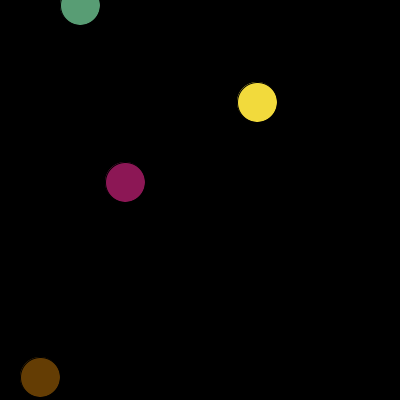
Frame 1 (no input)
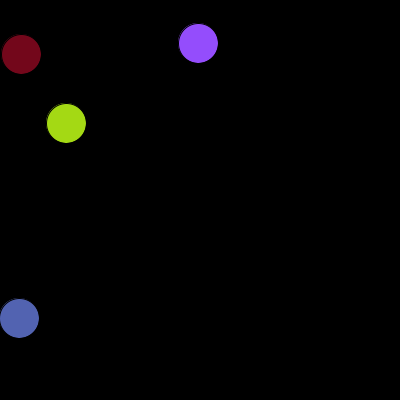
Frame 60 (the mouse pressed at the canvas centre just before this capture)
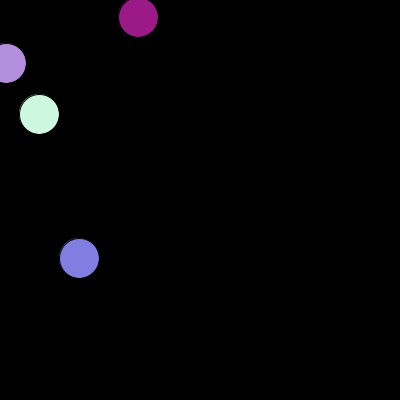
Frame 120 (the mouse held since frame 60 and released just before this capture)

The Processing sketch that drew these frames (run headless with seeded random() and noise(); from frame 60 on, the mouse is pressed at the canvas centre):

// Processing sketch: processing_82416
// ── processing_82416.pde

// Alina V, CP1 mods 16,17, Bouncing Ball
Ball one;
Ball two;
Ball three;
Ball four;
void setup()
{
  size(400, 400);
  frameRate(100);
  one = new Ball();
  two =  new Ball();
  three = new Ball();
  four = new Ball();
}
void draw()
{
  background(0);
  one.move();
  one.bounce();
  one.show();
  one.changeColor();
  two.move();
  two.bounce();
  two.show();
  two.changeColor();
  three.move();
  three.bounce();
  three.show();
  three.changeColor();
  four.move();
  four.bounce();
  four.show();
  four.changeColor();
}
class Ball
{
  int x, y, r, g, b;
  boolean up, right;
  Ball()
  {
    x = int(random(400));
    y = int(random(400));
    up = true;
    right = false;
    r = (int(random(255)));
    b = (int(random(255)));
    g = (int(random(255)));
  }
  void move()
  {
    if (up == true)
    {
      y--;
    }
    else
    {
      y++;
    }
    if (right == true)
    {
      x++;
    }
    else
    {
      x--;
    }
  }
  void bounce()
  {
    if (x <= 0)
    {
      right = true;
    }
    if (x >= 400)
    {
      right = false;
    }
    if (y <= 0)
    {
      up = false;
    }
    if (y >= 400)
    {
      up = true;
    }
  }
  void show()
  {
    fill(r, g, b);
    ellipse(x, y, 40, 40);
  }
  void changeColor()
  {
      r = (int(random(255)));
      b = (int(random(255)));
      g = (int(random(255)));
  }
}
